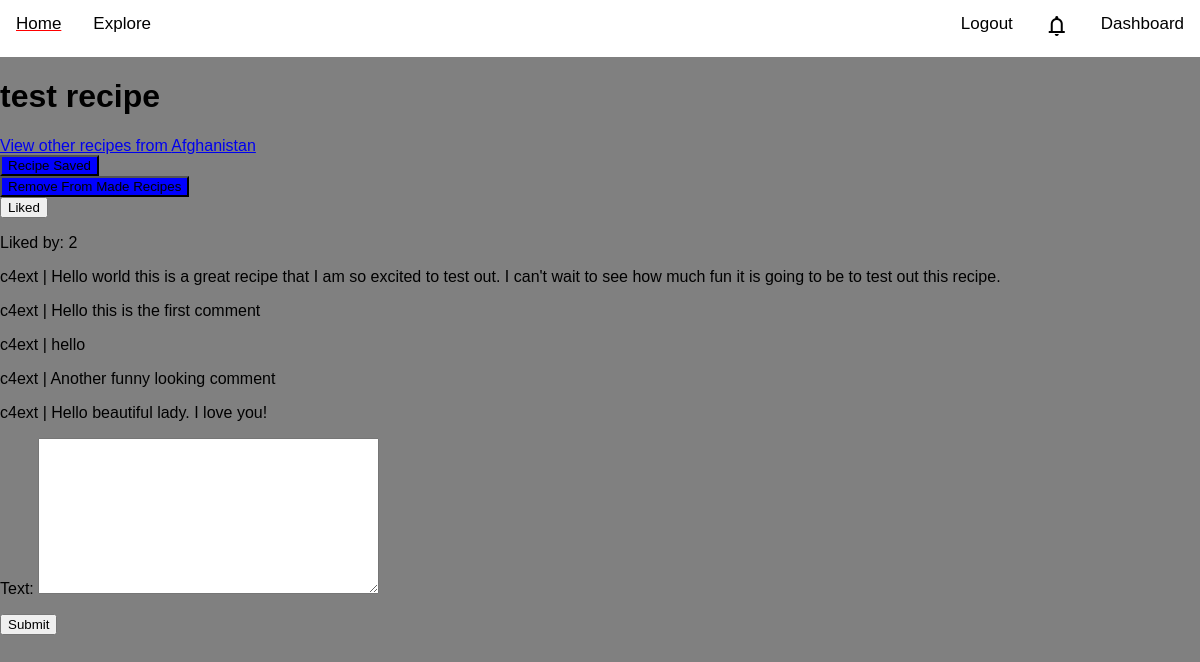
Screenshot of /recipes/1/test-recipe/ (signed in) with the database file from the repository.
### recipes/models.py (models this page shows, shortened)
class Recipe(models.Model):
    name = models.CharField(max_length=255)
    slug = models.SlugField(default='')
    ingredients = models.TextField(null=True, blank=True)
    instructions = models.TextField(null=True, blank=True)
    country = models.ForeignKey(Country, on_delete=models.CASCADE)

### countries/models.py (models this page shows, shortened)
class Country(models.Model):
    name = models.CharField(max_length=255)
    continent = models.ForeignKey(Continent, related_name='country', on_delete=models.CASCADE)
    slug = models.SlugField(default = "")
    class Meta:
        verbose_name_plural = 'Countries'

### comments/models.py (models this page shows, shortened)
class Comment(models.Model):
    recipe = models.ForeignKey(Recipe, on_delete = models.CASCADE, related_name = 'comments')
    author = models.ForeignKey(User, on_delete = models.CASCADE)
    text = models.TextField()
    created_date = models.DateTimeField(auto_now_add = True)
    parent = models.ForeignKey('self', null=True, blank=True, related_name = 'replies', on_delete = models.CASCADE)

### recipes/views.py (the view)
# urls.py: path('<int:pk>/<slug:slug>/', views.recipe_detail, name='recipe_detail'),
def recipe_detail(request, pk, slug):
    recipe = Recipe.objects.get(pk=pk)
    comments = Comment.objects.filter(recipe = recipe)
    saved = False
    made = False
    liked = False
    if request.user.is_authenticated:
        saved_recipes = SavedRecipe.objects.filter(recipe = recipe).filter(user = request.user)
        made_recipes = MadeRecipe.objects.filter(recipe = recipe).filter(user = request.user)
        liked_recipes = Like.objects.filter(recipe = recipe).filter(user = request.user)
        liked_count = Like.objects.filter(recipe = recipe).count()
        if saved_recipes:
            saved = True
        if made_recipes:
            made = True
        if liked_recipes:
            liked = True
        if request.method == 'POST':
            form = CommentForm(request.POST)
            if form.is_valid():
                comment = form.save(commit=False)
                comment.author = request.user
                comment.recipe = recipe
                comment.save()
                return redirect('recipes:recipe_redirect', pk=pk)
        else:
            form = CommentForm()
    """url = "https://yummly2.p.rapidapi.com/feeds/"
    #querystring = {"q":"/recipe/Stuffed-Onions-From-Afghanistan-9268792"}

    # The API Key should be moved into a separate file, and not included in the main files
    headers = {"X-RapidAPI-Key": "395ac24211msh69d8d498a22b082p1bf25djsn81214c5dc50b",
	"X-RapidAPI-Host": "yummly2.p.rapidapi.com"
    }
    # Uncomment the lines below to access the api -> Not used during testing
    # The api has a monthly limit, so work should be done to avoid using it when possible.

    # response = requests.get(url, headers=headers, params=querystring)
    response = requests.get(url, headers=headers)
    attributes = response.json()"""
    return render(request, 'recipes/recipe_detail.html', {
        'recipe': recipe,
        'saved': saved,
        'made': made,
        'liked': liked,
        'liked_count': liked_count,
        'form': form,
        'comments': comments,
    })

### comments/forms.py
class CommentForm(forms.ModelForm):
    class Meta:
        model = Comment
        fields = ('text',)

### notifications/context_processors.py (called while the page is built)
def notification_processor(request):
    num_notifications = ''
    if request.user.is_authenticated:
        count = Notification.objects.filter(user = request.user).count()
        if count > 0:
            num_notifications = count
    return {'num_notifications':num_notifications}

### recipes/templates/recipes/recipe_detail.html (shortened to what this page needs)
{% extends 'core/base.html' %}
{% block content %}
<h1 id="recipe_title">{{recipe.name}}</h1>
<a href="{% url 'countries:country_redirect' recipe.country.id %}">View other recipes from {{recipe.country.name}}</a>
{% if user.is_authenticated %}
    <form action="{% url 'recipes:recipe_save' recipe.id %}" method="post">
        {% if saved %}
            <button type="submit" name="recipe_save" value="{{recipe.id}}" style="background-color: blue;">Recipe Saved</button>
        {% else %}
            <button type="submit" name="recipe_save" value="{{recipe.id}}">Save Recipe</button>
        {% endif %}
    </form>
    <form action="{% url 'recipes:recipe_made' recipe.id %}" method="post">
        {% if made %}
            <button type="submit" name="recipe_made" style="background-color: blue;">Remove From Made Recipes</button>
        {% else %}
            <button type="submit" name="recipe_made">I Made It!</button>
        {% endif %}
    </form>
    <form action="{% url 'recipes:recipe_liked' recipe.id %}" method="post">
        {% if liked %}
            <button type="submit" name="recipe_liked">Liked</button>
        {% else %}
            <button type="submit" name="recipe_liked">Like</button>
        {% endif %}
    </form>
    <p>Liked by: {{liked_count}}</p>
    {% for comment in comments %}
    <p>{{comment.author.username}} | {{comment.text}}</p>
    {% endfor %}
    <form method="post" action=".">
        {{form.as_p}}
        <button type="submit">Submit</button>
    </form>
{% else %}
    <h3 class="login_required">Login To Save Recipe</h3>
{% endif %}
{% endblock content %}

### static/css/stylesheet.css (style rules this page uses)
body { margin: 0; font-family: Arial, Helvetica, sans-serif; background-color: grey; }

### rows the page displays
Recipe: name "test recipe", country.name "Afghanistan"
Comment: author.username "c4ext", text "Hello world this is a great recipe that I am so excited to test out. I can't wait to see how much fun it is going to be to test out this recipe."
Comment: author.username "c4ext", text "Hello this is the first comment"
Comment: author.username "c4ext", text "hello"
Comment: author.username "c4ext", text "Another funny looking comment"
Comment: author.username "c4ext", text "Hello beautiful lady. I love you!"

### other values shown
{{ liked_count }} "2"
